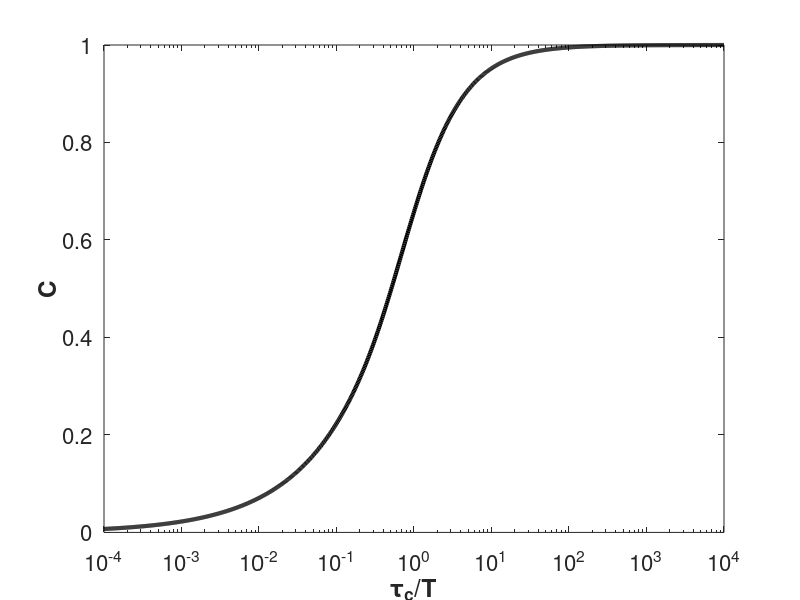

The MATLAB script that drew this image: (Note: this script raises an error after producing the figure.)
% Variation of the speckle contrast with the ratio correlation time to
% exposure time \tau_c/T

% Ratio correlation time to exposure time t = tau_c/T
t = logspace(-4, 4, 2^10);
% Speckle contrast C
C = sqrt((t/2).*(1-exp(-2./t)));

%% Plot speckle contrast
figure; set(gcf,'color','w')
semilogx(t, C, 'k-', 'LineWidth', 3)
% label fonts
labelFontSize   = 18;
axisFontSize    = 16;
% xlabel('$\displaystyle\frac{\tau_c}{T}$', 'interpreter', 'latex', 'FontSize', labelFontSize, 'FontWeight', 'bold')
xlabel('\tau_c/T', 'FontSize', labelFontSize, 'FontWeight', 'bold')
ylabel('C', 'FontSize', labelFontSize, 'FontWeight', 'bold')
% ylabel('$\displaystyle\frac{dW}{dN}*$','interpreter','latex')
set(gca, 'FontSize', axisFontSize)

%% Save figure
addpath(genpath('D:\Edgar\ssoct\Matlab'))
export_fig(fullfile('D:\Edgar\Documents\Dropbox\Docs\Thesis\Figures','speckle'),'-png',gcf)
